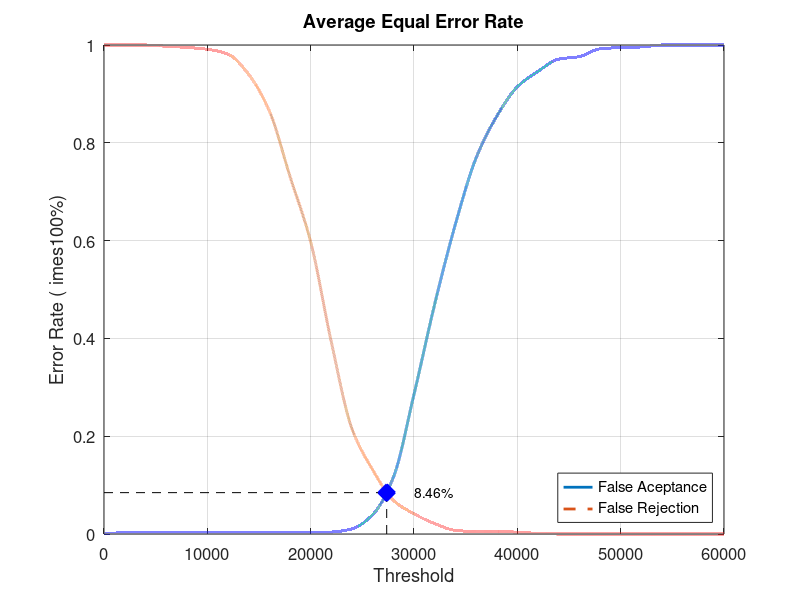
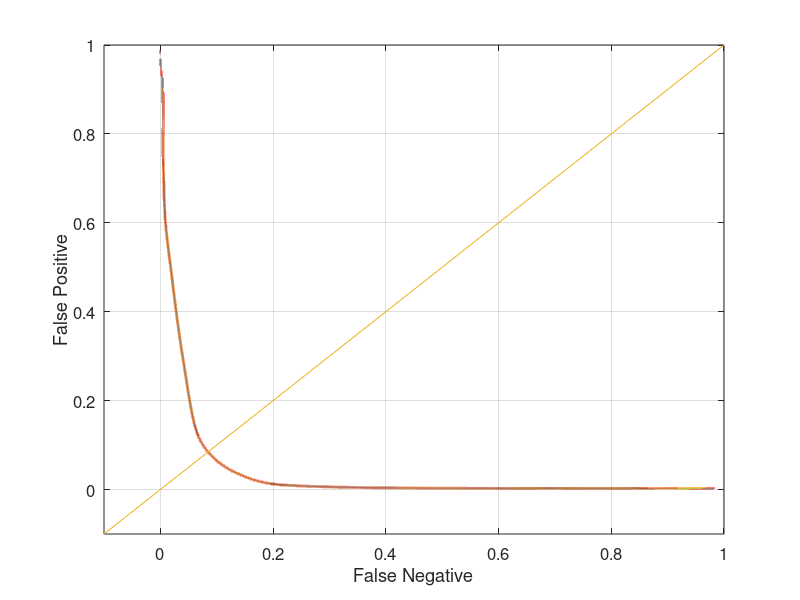

Source code (MATLAB) for these figures, in order:
close all;
clear;
clc;
x = 0:2000:60000;
xq = 0:0.5:60000;

y0 = [0 0.00263158 0.00263158 0.00263158 0.00263158 0.00263158 0.00263158 0.00263158 0.00263158 0.00263158 0.00263158 0.00394737 0.0105263 0.0394737 0.115789 0.285526 0.469737 0.632895 0.768421 0.853947 0.914474 0.946053 0.971053 0.976316 0.992105 0.994737 0.996053 1 1 1 1]
yy0 = interp1(x, y0, xq, 'pchip');
y1 = [1 1 1 0.9975 0.995 0.99125 0.98125 0.94 0.865 0.73125 0.5975 0.3925 0.215 0.13125 0.06875 0.04125 0.02125 0.0075 0.005 0.005 0.00375 0.00125 0 0 0 0 0 0 0 0 0]
yy1 = interp1(x, y1, xq, 'pchip');

% Calculating EER: 
y2 = abs(y0 - y1);
find(y2 == min(y2))
yy2 = abs(yy0 - yy1);
xEER = find(yy2 == min(yy2));
xEERIndex = xq(xEER) % X-axis EER
yEER = yy0(xEER) % Y-axis EER

main = figure
plot(xq, yy0,'-','LineWidth', 2);	hold on
plot(xq, yy1,'--','LineWidth', 2);	hold on
plot([xEERIndex xEERIndex], [0 yEER], 'k--');	hold on
plot([0 xEERIndex], [yEER yEER], 'k--');	hold on
plot(xEERIndex, yEER, 'bx', 'LineWidth', 10);	hold on
text(xEERIndex + 10 * xEERIndex / 100, yEER, [num2str(round((10000 * yEER)) / 100) '%'])
legend('False Aceptance', 'False Rejection', 'Location', 'SouthEast')
xlabel('Threshold')
ylabel('Error Rate (	imes100%)')
title('Average Equal Error Rate')
set(gca, 'FontSize', 12)
axis([0 60000 0 1])
grid on

print(main, 'Experiment3AverageMain', '-dpng');
FNRxFPR = figure('Color', [1 1 1]);
plot(yy1, yy0, '-', yy1, yy0, 'LineWidth', 2);
hold on
y = -0.1:0.1:1
plot(y, y); 
set(gca, 'FontSize', 12)
xlabel('False Negative')
ylabel('False Positive')
axis([-0.1 1 -0.1 1])
set(gca, 'FontSize', 12)
grid on

print(FNRxFPR, 'Experiment3AverageFNRxFPR','-dpng');
